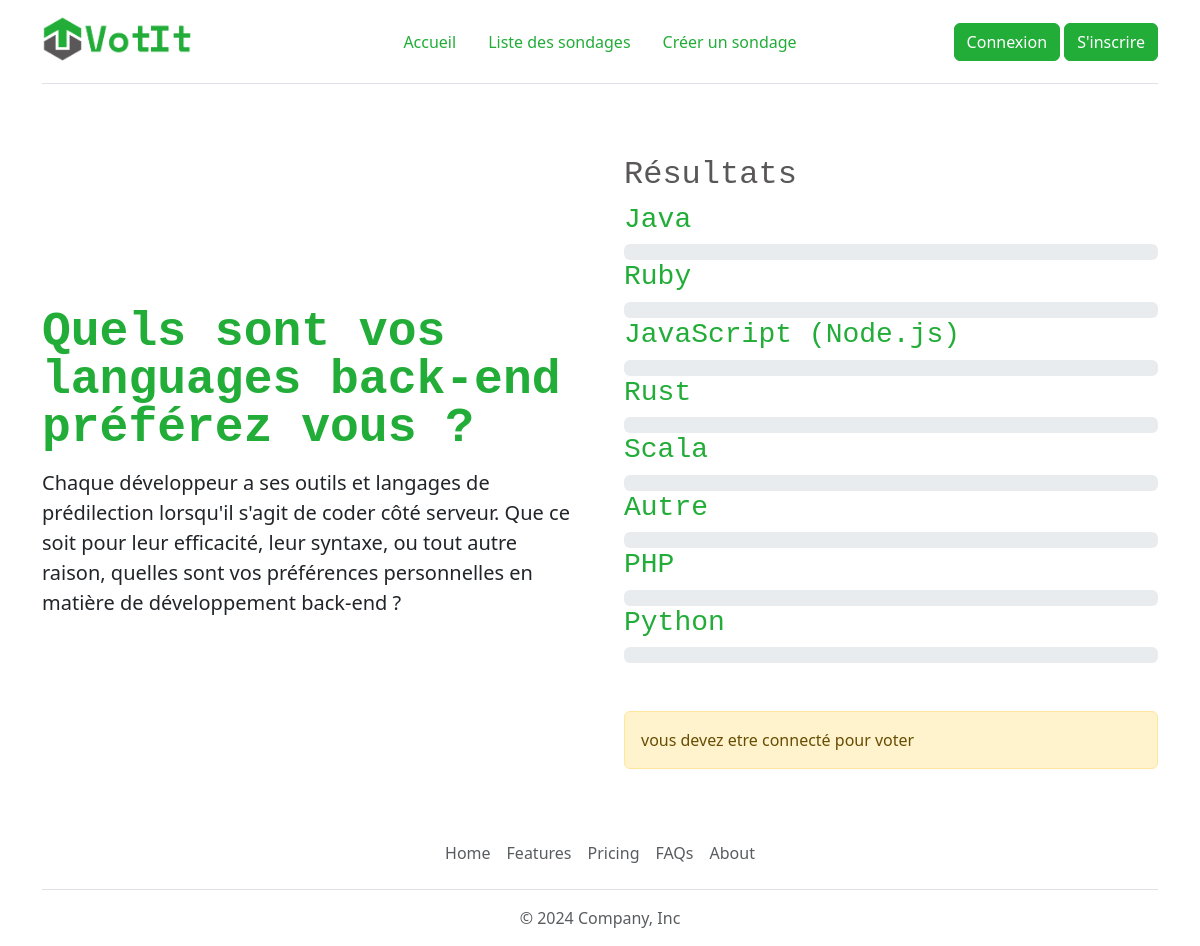
The page /sondage.php?id=1 on the database its author committed.
### tables this page shows
CREATE TABLE IF NOT EXISTS `poll` (
  `id` int(11) UNSIGNED NOT NULL AUTO_INCREMENT,
  `title` varchar(255) NOT NULL,
  `description` text NOT NULL,
  `user_id` int(10) UNSIGNED NOT NULL,
  `category_id` int(11) UNSIGNED NOT NULL,
  PRIMARY KEY (`id`),
  KEY `user_id` (`user_id`),
  KEY `category_id` (`category_id`)
);

CREATE TABLE IF NOT EXISTS `poll_item` (
  `id` int(11) UNSIGNED NOT NULL AUTO_INCREMENT,
  `name` varchar(255) NOT NULL,
  `poll_id` int(11) UNSIGNED NOT NULL,
  PRIMARY KEY (`id`),
  KEY `poll_id` (`poll_id`)
);

### lib/poll.php (called while the page is built, shortened)
<?php
function getPollByID(PDO $pdo, int $id): array|bool
{
    $query  = $pdo->prepare('SELECT * FROM poll WHERE id = :id');
    $query->bindValue(':id', $id, PDO::PARAM_INT);
    $query->execute();
    return $query->fetch(PDO::FETCH_ASSOC);
}
function getPollResultsByPollId(PDO $pdo, int $id): array
{
    $query = $pdo->prepare('SELECT  pi.id, pi.name, COUNT(upi.poll_item_id) as votes
            FROM `poll_item` pi
            LEFT JOIN user_poll_item upi ON upi.poll_item_id = pi.id
            WHERE poll_id = :id
            GROUP BY pi.id
            ORDER BY votes DESC
    ');
    $query->bindValue(':id', $id, PDO::PARAM_INT);
    $query->execute();
    return $query->fetchAll(PDO::FETCH_ASSOC);
}
function getPollTotalUsersByPollId(PDO $pdo, int $id): int
{
    $query = $pdo->prepare('SELECT COUNT(DISTINCT upi.user_id) as total_users
            FROM poll_item pi
            LEFT JOIN user_poll_item upi ON upi.poll_item_id = pi.id
            WHERE pi.poll_id = :id
    ');
    $query->bindValue(':id', $id, PDO::PARAM_INT);
    $query->execute();
    $res = $query->fetch(PDO::FETCH_ASSOC);
    if ($res) {
        return (int)$res['total_users'];
    } else {
        return 0;
    }
}

### sondage.php (the view, shortened to what this page needs)
<?php
require_once('lib/required_files.php');
require_once('lib/poll.php');
$error404 = false;
$messages = [];
$errors = [];
if (isset($_GET['id'])) {
    $id = (int)$_GET['id'];
    $poll = getPollByID($pdo, $id);
    if ($poll) {
        $totalUsers = getPollTotalUsersByPollId($pdo, $id);
        $results = getPollResultsByPollId($pdo, $id);
        $items = getPollItems($pdo, $id);
    } else {
        $error404 = true;
    }
} else {
    $error404 = true;
}
require_once('templates/header.php');
if (!$error404) {  ?>
    <div class="row align-items-center g-5 py-5">
        <div class="col-lg-6">
            <h1 class="display-5 fw-bold lh-1 mb-3"><?= $poll["title"] ?></h1>
            <p class="lead"><?= $poll["description"] ?></p>
        </div>
        <div class="col-10 col-sm-8 col-lg-6">
            <h2>Résultats</h2>
            <div class="resultats">
                <?php foreach ($results as $index => $result) {
                    if ($totalUsers) {
                        $resultPercent = ($result['votes'] / $totalUsers) * 100;
                    } else {
                        $resultPercent = 0;
                    }
                ?>
                    <h3><?= $result['name'] ?></h3>
                    <div class="progress" role="progressbar" aria-label="<?= $result['name'] ?>" aria-valuenow="<?= $resultPercent; ?>" aria-valuemin="0" aria-valuemax="100">
                    </div>
                <?php } ?>
            </div>
            <div class="mt-5">
                <?php if (isset($_SESSION['user'])) { ?>
                    <form method="post">
                        <h2>Votez pour ce sondage : </h2>
                        <h3><?= $poll['title'] ?></h3>
                        <div class="btn-group" role="group" aria-label="Basic checkbox toggle button group">
                            <?php foreach ($items as $key => $item) { ?>
                                <input type="checkbox" class="btn-check" id="<?= $item['id'] ?>" autocomplete="off" value="<?= $item['id'] ?>" name="items[]">
                                <label class="btn btn-outline-primary" for="<?= $item['id'] ?>"><?= $item['name'] ?></label>
                            <?php } ?>
                        </div>
                        <?php if ($messages) { ?>
                            <?php foreach ($messages as $message) { ?>
                                <div class="alert alert-success mt-2" role="alert">
                                    <?= $message ?>
                                </div>
                            <?php } ?>
                        <?php } ?>
                        <?php if ($errors) { ?>
                            <?php foreach ($errors as $error) { ?>
                                <div class="alert alert-danger mt-2" role="alert">
                                    <?= $error ?>
                                </div>
                            <?php } ?>
                        <?php } ?>
                        <div class="mt-2">
                            <input type="submit" name="voteSubmit" class="btn btn-primary" value="Voter">
                        </div>
                    </form>
                <?php } else { ?>
                    <div class="alert alert-warning">
                        vous devez etre connecté pour voter
                    </div>
                <?php } ?>
            </div>
        </div>
    </div>
<?php } else { ?>
    <h1>Le Sondage n'existe pas</h1>
<?php } ?>
<?php require_once('templates/footer.php'); ?>

### rows shown on the page
poll: title "Quels sont vos languages back-end préférez vous ?", description "Chaque développeur a ses outils et langages de prédilection lorsqu'il s'agit de coder côté serveur. Que ce soit pour leur efficacité, leur syntaxe, ou tout autre raison, quelles sont vos préférences personnelles en matière de développement back-end ?"
poll_item: name "Java"
poll_item: name "Ruby"
poll_item: name "JavaScript (Node.js)"
poll_item: name "Rust"
poll_item: name "Scala"
poll_item: name "Autre"
poll_item: name "PHP"
poll_item: name "Python"

### other values the page prints
$titre "Accueil"
$titre "Liste des sondages"
$titre "Créer un sondage"
